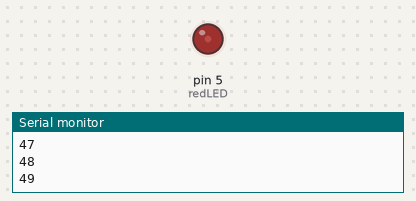
The sketch below on a simulated Arduino Uno, built with avr-gcc and run on an emulated ATmega328P. Parts: output pins drawn as LEDs (lit = HIGH), the last lines printed to the serial monitor.

Above: at 1.0 s.
At 2.5 s:
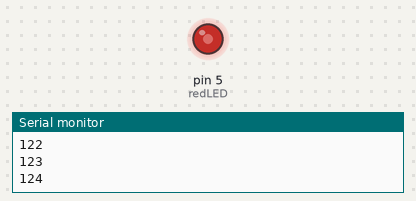
At 4.0 s:
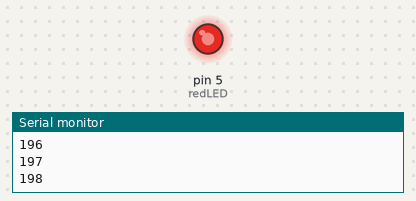
At 7.2 s:
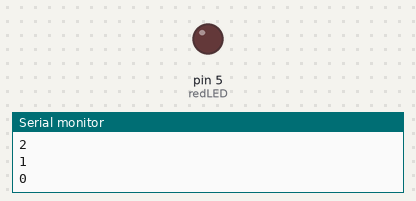
Timing chart, 0 to 8.7 s (numbered marks = the images above):
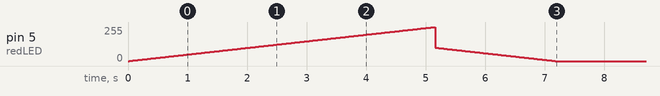

The sketch:

1_LED_For_Loop_code.ino
```cpp
/*
  Fade an LED up and down once using For loop
  Dondon Herrera
  TECH1102
*/
int redLED = 5;

void setup() {
  pinMode(redLED, OUTPUT);
  Serial.begin(9600);

  // Fade up
  for (int i = 0; i <= 255; i++) {
    Serial.println(i);
    analogWrite(redLED, i);
    delay(20);
  }

  // Fade down
  for (int i = 100; i >= 0; i--) {
    Serial.println(i);
    analogWrite(redLED, i);
    delay(20);
  }
}

void loop() {

}
```
